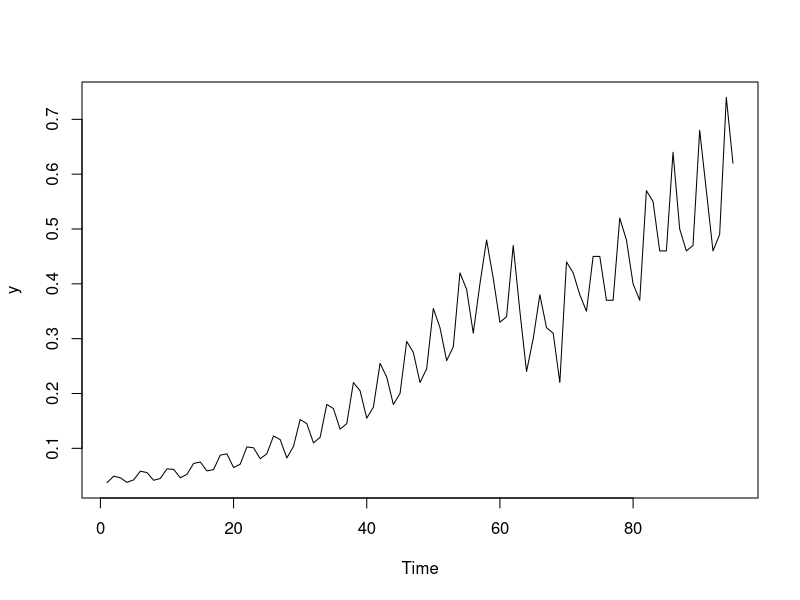
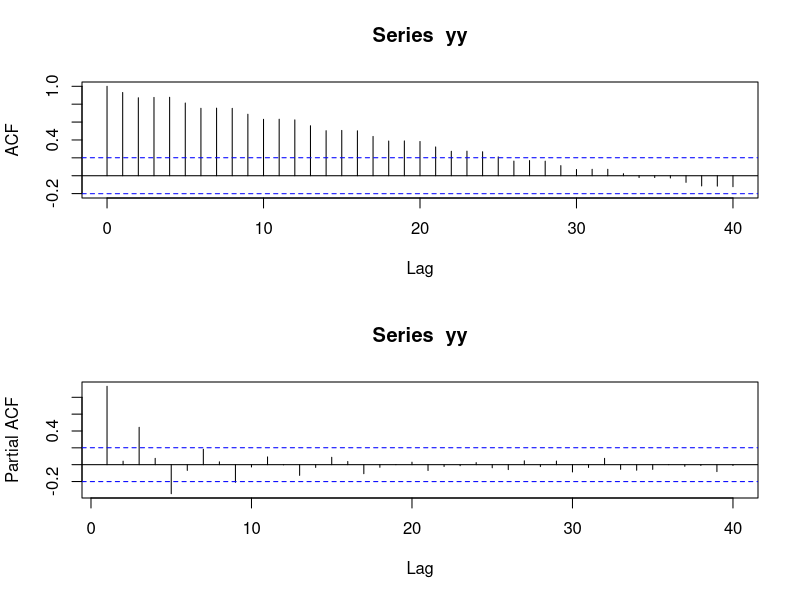
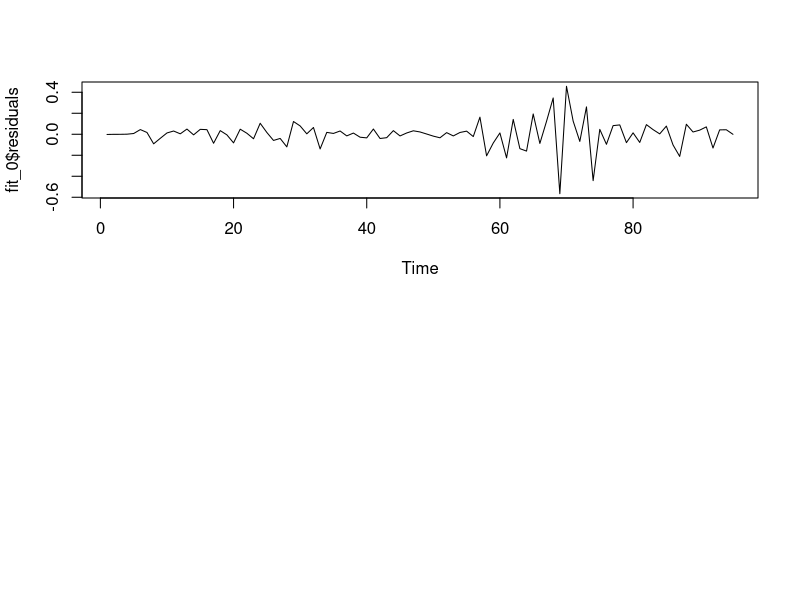
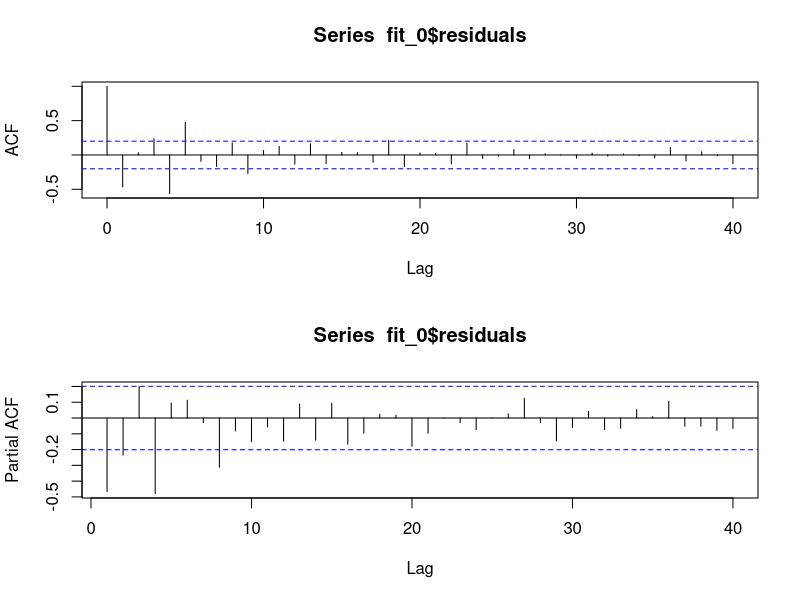
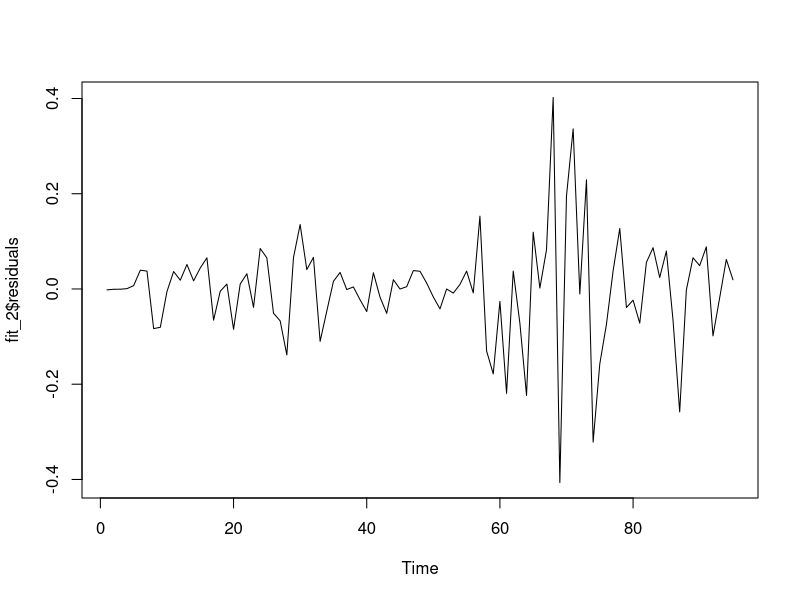
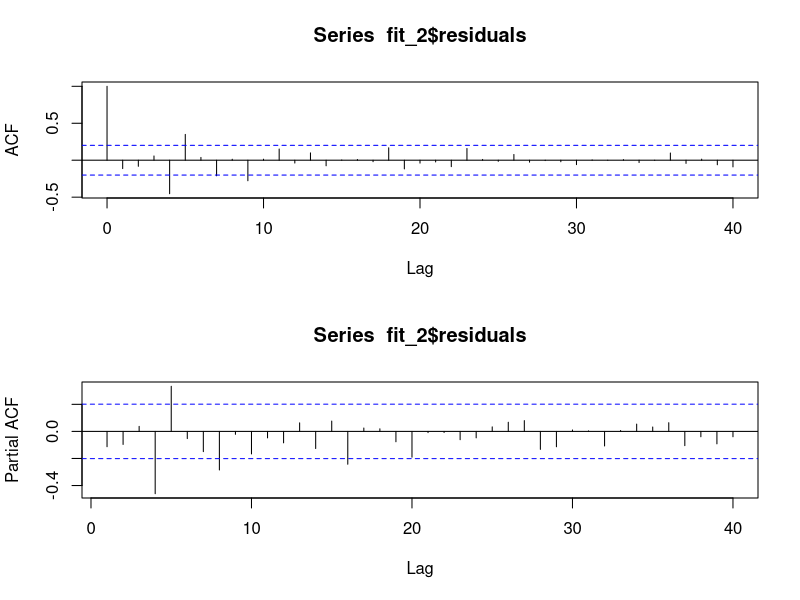
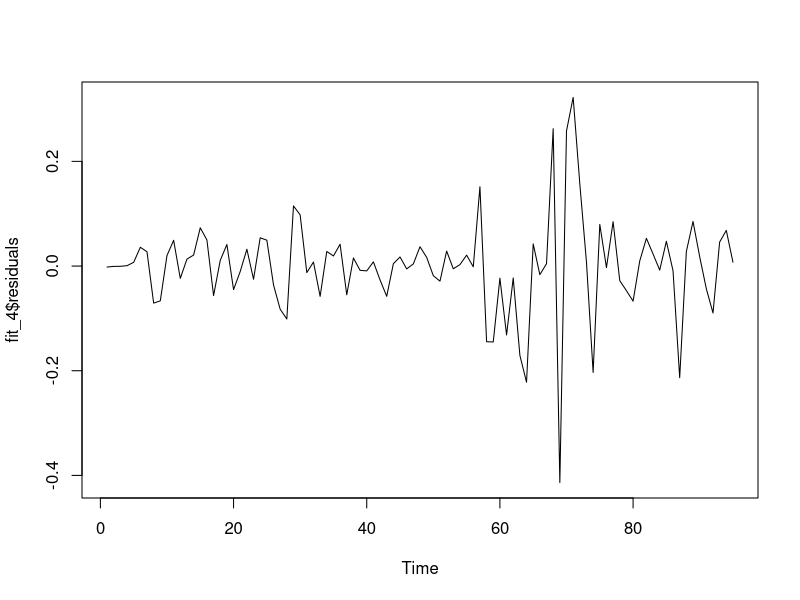
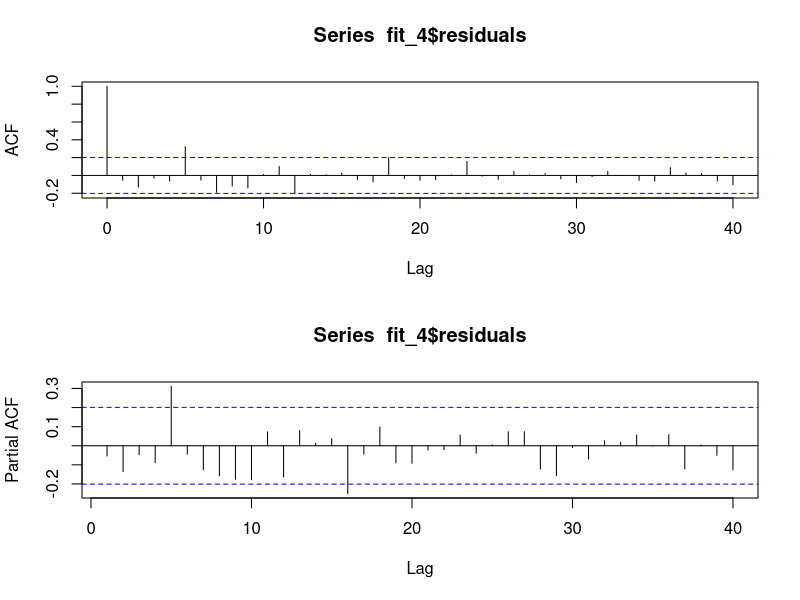

Source code (R) for these figures, in order:
# *** HOMEWORK 2 ***
# *** COCA COLA DATASET***
library(fBasics)
library(forecast) 

data<-read.csv("coca_cola_earnings.csv",header=TRUE,sep=";",dec=",")
y<-data[,2][1:95]           # TRAINING SET
y_test<-data[,2][96:107]    # TEST SET
#######################################################################################################################
##################### TESTING STATIONARY AND TIME SERIES MODEL  ######################################################

ts.plot(y)
# By plotting our timeseries it is noticed that our data is not stationary both in the mean (not constant) as well as,
# in the variance (not constant either). In order to verify our observation we will use the formal test. Also, as our
# data is about quarters we think that there might me seasonality, so we also use the formal test of seasonal differences.
# In order to do so we set s = 4, as again our data is quarterly.

s=4
nsdiffs(y,m=s,test=c("ocsb"))        # seasonal differences
ndiffs(y, alpha=0.05, test=c("adf")) # regular differences
yy <- log(y)
# Based on the above tests we see that our model should take into account 1 regular and 1 seasonal difference, 
# in order to deal with the lack of stationarity in our data. We also take the logs, to fix the variance.
# Moving on with our analysis, we need to plot the PACF and the ACF graphs to detect spikes. In order to do so,
# we define the number of lags to be equally to 40, which corresponds to 10 years as our data is quarterly once more.

nlags=40     
par(mfrow=c(2,1))
acf(yy,nlags)
pacf(yy,nlags)  
######################################################################################################### 
fit_0<-arima(yy,order=c(0,1,0),seasonal=list(order=c(0,1,0),period=s)) 
fit_0

ts.plot(fit_0$residuals)

par(mfrow=c(2,1))
acf(fit_0$residuals,nlags)
pacf(fit_0$residuals,nlags)    

ndiffs(fit_0$residuals, alpha=0.05, test=c("adf")) # regular differences?
nsdiffs(fit_0$residuals, m=s,test=c("ocsb")) # seasonal differences?

Box.test(fit_0$residuals,lag=20)
shapiro.test(fit_0$residuals)  
#######################################################################################################################
# We can start modelling from the non seasonal part cause it seems more "strong" at this point in time.
# In our first fit, we define the number of differences for both to be equal to 1, as already seen before.
# By looking at the PACF (simpler) we are trying to detect an AR model. Based on the graph, we choose to start
# with an AR(3) as 4 corresponds on a seasonal lag, and anything after that will include the 4th one.

fit_1<-arima(yy,order=c(3,1,0),seasonal=list(order=c(0,1,0),period=s))  
fit_1
# By looking at the summary of the model we can see that lag 2 is not significant so we re-tune our model.

fit_2<-arima(yy,order=c(1,1,0),seasonal=list(order=c(0,1,0),period=s))  
fit_2
# Having concluded that our lags are significant at a 95% level, we can now have a look at our model's residuals.

dev.off()
ts.plot(fit_2$residuals)
# By observing the plot we can see that our data is close to stationary (which we assume), with the exception of 
# some outliers. Moving on, we check our residuals for WN in order to determine how good our model is.

par(mfrow=c(2,1))
acf(fit_2$residuals,nlags)
pacf(fit_2$residuals,nlags)
Box.test(fit_2$residuals,lag=40)
shapiro.test(fit_2$residuals)
# Our residuals are not WN, so our job is not done yet.
# Lets move on the the seasonal part of the model.
# By looking at the PACF plot, we can see that lag 16 is nearly out of bounds. So we are adding a SAR(4) in our model.
#######################################################################################################################
fit_3<-arima(yy,order=c(1,1,0),seasonal=list(order=c(4,1,0),period=s))  
fit_3

fit_3a<-arima(yy,order=c(1,1,0),seasonal=list(order=c(3,1,0),period=s))  
fit_3a
# By looking at the summary, we can tell that all our lags are not significant.
# So we re-tune and move on checking our residuals. To do that we keep the first 2 lags of the seasonal part
# and only the first one from the non seasonal, cause when we introduce to the model the seasonal part
# the lags 2 and 3 of the AR model become insignificant.

fit_4<-arima(yy,order=c(1,1,0),seasonal=list(order=c(2,1,0),period=s))  
fit_4

dev.off()
ts.plot(fit_4$residuals)

par(mfrow=c(2,1))
acf(fit_4$residuals,nlags)
pacf(fit_4$residuals,nlags)
Box.test(fit_4$residuals,lag=20)
shapiro.test(fit_4$residuals)

quantile(fit_4$residuals, probs=c(0.025,0.975)) # 95% confidence interval
quantile(fit_4$residuals, probs=c(0.1,0.9)) # 80% confidence interval
quantile(fit_4$residuals, probs=c(0.2,0.8)) # 60% confidence interval

# Based on the graph but also on the Box - Ljung Test we can tell that our residuals are WN, which indicates
# that our model is sufficiently good to be considered one of our possible models.
# As a next step, let's apply predictions to our model.
#######################################################################################################################

y.pred_A<-predict(fit_4,n.ahead=12)
y.pred_A$pred 
y.pred_A$se    
ts.plot(y.pred_A$pred)
# After that it is time to undo the logarithmic transformation that was applied to fix the non-stationarity 
# in the variance.

y.pred_AA <- exp(y.pred_A$pred)
y.pred_AA

par(mfrow=c(2,1))
ts.plot(y.pred_A$pred)
ts.plot(y.pred_AA)
########################### 


dev.off()



#######################################################################################################################
##################### TESTING STATIONARY AND MA MODEL  ######################################################

ts.plot(y)
# By plotting our timeseries it is noticed that our data is not stationary both in the mean (not constant) as well as,
# in the variance (not constant either). In order to verify our observation we will use the formal test. Also, as our
# data is about quarters we think that there might me seasonality, so we also use the formal test of seasonal differences.
# In order to do so we set s = 4, as again our data is quarterly.

s=4
nsdiffs(y,m=s,test=c("ocsb"))        # seasonal differences
ndiffs(y, alpha=0.05, test=c("adf")) # regular differences
yy <- log(y)
# Based on the above tests we see that our model should take into account 1 regular and 1 seasonal difference, 
# in order to deal with the lack of stationarity in our data. We also take the logs, to fix the variance.
# Moving on with our analysis, we need to plot the PACF and the ACF graphs to detect spikes. In order to do so,
# we define the number of lags to be equally to 40, which corresponds to 10 years as our data is quarterly once more.

nlags=40     
par(mfrow=c(2,1))
acf(yy,nlags)
pacf(yy,nlags)  

fit_00<-arima(y,order=c(0,1,0),seasonal=list(order=c(0,1,0),period=s)) 
fit_00

ts.plot(fit_00$residuals)

par(mfrow=c(2,1))
acf(fit_00$residuals,nlags)
pacf(fit_00$residuals,nlags)    

ndiffs(fit_00$residuals, alpha=0.05, test=c("adf")) # regular differences?
nsdiffs(fit_00$residuals, m=s,test=c("ocsb")) # seasonal differences?

Box.test(fit_00$residuals,lag=20)
shapiro.test(fit_00$residuals)  
#######################################################################################################################
# We can start modelling from the non seasonal part cause it seems more "strong" at this point in time.
# In our first fit, we define the number of differences for both to be equal to 1, as already seen before.
# By looking at the ACF (complex) we are trying to detect an MA model. Based on the graph, we choose to start
# with an MA(3) as 4 corresponds on a seasonal lag, and anything after that will include the 4th one.

fit_10<-arima(yy,order=c(0,1,3),seasonal=list(order=c(0,1,0),period=s))  
fit_10

# Having concluded that our lags are significant at a 95% level, we can now have a look at our model's residuals.

dev.off()
ts.plot(fit_10$residuals)
# By observing the plot we can see that our data is close to stationary (which we assume), with the exception of 
# some outliers. Moving on, we check our residuals for WN in order to determine how good our model is.

par(mfrow=c(2,1))
acf(fit_10$residuals,nlags)
pacf(fit_10$residuals,nlags)
Box.test(fit_10$residuals,lag=20)
shapiro.test(fit_10$residuals)
# Our residuals are WN, but our job is not done yet.
# Lets move on the the seasonal part of the model.
# By looking at the PACF plot, we can see that lag 16 is out of bounds. So we are adding a SMA(4) in our model.
#######################################################################################################################
fit_30<-arima(yy,order=c(0,1,3),seasonal=list(order=c(4,1,0),period=s))  
fit_30
# By looking at the summary, we can tell that all our lags are not significant.
# So we re-tune our model and move on checking our residuals.

fit_40<-arima(yy,order=c(0,1,1),seasonal=list(order=c(3,1,0),period=s))  
fit_40

dev.off()
ts.plot(fit_40$residuals)

par(mfrow=c(2,1))
acf(fit_40$residuals,nlags)
pacf(fit_40$residuals,nlags)
Box.test(fit_40$residuals,lag=20)
shapiro.test(fit_40$residuals)

# quantile(fit_40$residuals, probs=c(0.025,0.975)) # 95% confidence interval
# quantile(fit_40$residuals, probs=c(0.1,0.9)) # 80% confidence interval
# quantile(fit_40$residuals, probs=c(0.2,0.8)) # 60% confidence interval


# Based on the graph but also on the Box - Ljung Test we can tell that our residuals are WN, which indicates
# that our model is sufficiently good to be considered one of our possible models.
# As a next step, let's apply predictions to our model.
#######################################################################################################################

y.pred_B<-predict(fit_40,n.ahead=12)
y.pred_B$pred 
y.pred_B$se    
ts.plot(y.pred_B$pred)
# After that it is time to undo the logarithmic transformation that was applied to fix the non-stationarity 
# in the variance.

y.pred_BB <- exp(y.pred_B$pred)
y.pred_BB

par(mfrow=c(2,1))
ts.plot(y.pred_B$pred)
ts.plot(y.pred_BB)
########################### 


#######################################################################################################################
##################### TESTING STATIONARY AND STARTING WITH SEASONAL PART  ######################################################

ts.plot(y)
# By plotting our timeseries it is noticed that our data is not stationary both in the mean (not constant) as well as,
# in the variance (not constant either). In order to verify our observation we will use the formal test. Also, as our
# data is about quarters we think that there might me seasonality, so we also use the formal test of seasonal differences.
# In order to do so we set s = 4, as again our data is quarterly.

s=4
nsdiffs(y,m=s,test=c("ocsb"))        # seasonal differences
ndiffs(y, alpha=0.05, test=c("adf")) # regular differences
yy <- log(y)
# Based on the above tests we see that our model should take into account 1 regular and 1 seasonal difference, 
# in order to deal with the lack of stationarity in our data. We also take the logs, to fix the variance.
# Moving on with our analysis, we need to plot the PACF and the ACF graphs to detect spikes. In order to do so,
# we define the number of lags to be equally to 40, which corresponds to 10 years as our data is quarterly once more.

nlags=40     
par(mfrow=c(2,1))
acf(yy,nlags)
pacf(yy,nlags)  


fit_000<-arima(y,order=c(0,1,0),seasonal=list(order=c(0,1,0),period=s)) 
fit_000

ts.plot(fit_00$residuals)

par(mfrow=c(2,1))
acf(fit_000$residuals,nlags)
pacf(fit_000$residuals,nlags)    

ndiffs(fit_000$residuals, alpha=0.05, test=c("adf")) # regular differences?
nsdiffs(fit_000$residuals, m=s,test=c("ocsb")) # seasonal differences?

Box.test(fit_000$residuals,lag=20)
shapiro.test(fit_000$residuals) 
#######################################################################################################################
# We can start modelling from the  seasonal part, hoping that the non seasonal one will fix after the seasonal is done.
# In our first fit, we define the number of differences for both to be equal to 1, as already seen before.
# By looking at the ACF we are trying to detect an MA model. Based on the graph, we choose to start
# with an SMA(2) as 8 corresponds on the last seasonal lag of limits.

fit_100<-arima(yy,order=c(0,1,0),seasonal=list(order=c(0,1,2),period=s))  
fit_100
# By looking at the summary of the model we can see that lag 1 is the only significant so we re-tune our model.

fit_200<-arima(yy,order=c(0,1,0),seasonal=list(order=c(0,1,1),period=s))  
fit_200
# Having concluded that our lags are significant at a 95% level, we can now have a look at our model's residuals.

dev.off()
ts.plot(fit_200$residuals)
# By observing the plot we can see that our data is close to stationary (which we assume), with the exception of 
# some outliers. Moving on, we check our residuals for WN in order to determine how good our model is.

par(mfrow=c(2,1))
acf(fit_200$residuals,nlags)
pacf(fit_200$residuals,nlags)
Box.test(fit_200$residuals,lag=20)
shapiro.test(fit_200$residuals)
# Our residuals are not WN, so our job is not done yet.
# Lets move on the the non seasonal part of the model.
# By looking at the PACF plot, we can see that lag 1 is nearly out of bounds. So we are adding a AR(1) in our model.
#######################################################################################################################
fit_300<-arima(yy,order=c(1,1,0),seasonal=list(order=c(0,1,1),period=s))  
fit_300

fit_3000<-arima(yy,order=c(0,1,1),seasonal=list(order=c(0,1,1),period=s))  
fit_3000
# By looking at the summary, we can tell that all our lags are  significant.
# So we move on checking our residuals.


dev.off()
ts.plot(fit_300$residuals)

par(mfrow=c(2,1))
acf(fit_300$residuals,nlags)
pacf(fit_300$residuals,nlags)
Box.test(fit_300$residuals,lag=20)
shapiro.test(fit_300$residuals)
##########
dev.off()
ts.plot(fit_3000$residuals)

par(mfrow=c(2,1))
acf(fit_3000$residuals,nlags)
pacf(fit_3000$residuals,nlags)
Box.test(fit_3000$residuals,lag=20)
shapiro.test(fit_3000$residuals)

# quantile(fit_4$residuals, probs=c(0.025,0.975)) # 95% confidence interval
# quantile(fit_4$residuals, probs=c(0.1,0.9)) # 80% confidence interval
# quantile(fit_4$residuals, probs=c(0.2,0.8)) # 60% confidence interval

# Based on the graph but also on the Box - Ljung Test we can tell that our residuals are WN, which indicates
# that our model is sufficiently good to be considered one of our possible models.
# As a next step, let's apply predictions to our model.
#######################################################################################################################

y.pred_C<-predict(fit_300,n.ahead=12)
y.pred_C$pred 
y.pred_C$se    
ts.plot(y.pred_C$pred)
# After that it is time to undo the logarithmic transformation that was applied to fix the non-stationarity 
# in the variance.

y.pred_CC <- exp(y.pred_C$pred)
y.pred_CC

par(mfrow=c(2,1))
ts.plot(y.pred_C$pred)
ts.plot(y.pred_CC)
########################### 
#######################################################################################################################

y.pred_C3000<-predict(fit_3000,n.ahead=12)
y.pred_C3000$pred 
y.pred_C3000$se    
ts.plot(y.pred_C3000$pred)
# After that it is time to undo the logarithmic transformation that was applied to fix the non-stationarity 
# in the variance.

y.pred_CC3000 <- exp(y.pred_C3000$pred)
y.pred_CC3000

par(mfrow=c(2,1))
ts.plot(y.pred_C3000$pred)
ts.plot(y.pred_CC3000)
########################### 


dev.off()


#######################################################################################################################
# CREATE TABLE TO COMPARE PREDICTIONS OF THE 3 MODELS

# Model 1: fit_4<-arima(yy,order=c(1,1,0),seasonal=list(order=c(2,1,0),period=s))  
# Model 2: fit_40<-arima(yy,order=c(0,1,1),seasonal=list(order=c(3,1,0),period=s))  
# Model 3: fit_300<-arima(yy,order=c(1,1,0),seasonal=list(order=c(0,1,1),period=s))  
# Model 4: fit_3000<-arima(yy,order=c(0,1,1),seasonal=list(order=c(0,1,1),period=s)) 

y_total <- cbind(y.pred_AA,y.pred_BB,y.pred_CC,y.pred_CC3000,y_test)
colnames(y_total) <- c('First Model','Second Model','Third Model','Fourth Model','Test Values')
y_total

plot(y_test, y.pred_AA, type = 'p', col = 'blue', cex = 1, pch=19,
     main="Predictions vs TestSet",
     ylab="Predictions", xlab='TestSet')
points(y_test, y.pred_BB, type = 'p', col = 'red', cex=1, pch=19)
points(y_test, y.pred_CC, type = 'p', col = 'green', cex =1, pch=19)
points(y_test, y.pred_CC3000, type = 'p', col = 'purple', cex=1, pch=19)

legend("topleft",
       c("Model 1","Model 2", "Model 3",'Model 4'),
       fill=c("blue","red",'green', 'purple')
)
abline(a=0, b=1, col = 'grey')

################
accuracy(y.pred_AA, y_test)
accuracy(y.pred_BB, y_test)
accuracy(y.pred_CC, y_test)
accuracy(y.pred_CC3000, y_test)

print(paste0('The MAPE of Model 1 is ',accuracy(y.pred_AA, y_test)[5]))
print(paste0('The MAPE of Model 2 is ',accuracy(y.pred_BB, y_test)[5]))
print(paste0('The MAPE of Model 3 is ',accuracy(y.pred_CC, y_test)[5]))
print(paste0('The MAPE of Model 4 is ',accuracy(y.pred_CC3000, y_test)[5]))
